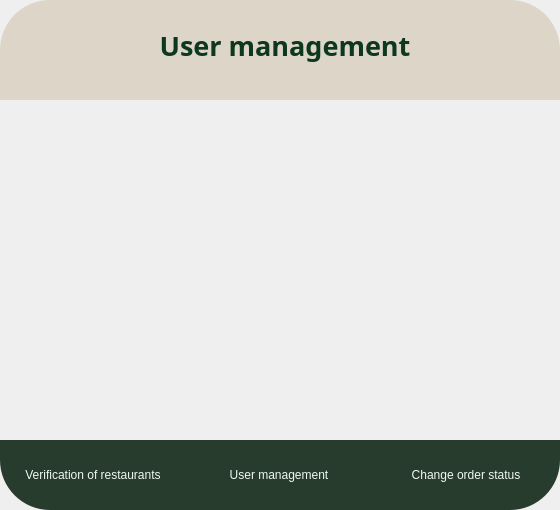
<?xml version="1.0" encoding="UTF-8"?>
<ui version="4.0">
 <class>adminmenu</class>
 <widget class="QWidget" name="adminmenu">
  <property name="geometry">
   <rect>
    <x>0</x>
    <y>0</y>
    <width>560</width>
    <height>510</height>
   </rect>
  </property>
  <property name="windowTitle">
   <string>Form</string>
  </property>
  <widget class="QStackedWidget" name="stackedWidget">
   <property name="geometry">
    <rect>
     <x>0</x>
     <y>0</y>
     <width>560</width>
     <height>510</height>
    </rect>
   </property>
   <property name="currentIndex">
    <number>1</number>
   </property>
   <widget class="QWidget" name="menuManagementPage">
    <widget class="QFrame" name="menuHolder">
     <property name="geometry">
      <rect>
       <x>-10</x>
       <y>90</y>
       <width>590</width>
       <height>360</height>
      </rect>
     </property>
     <property name="frameShape">
      <enum>QFrame::Shape::StyledPanel</enum>
     </property>
     <property name="frameShadow">
      <enum>QFrame::Shadow::Raised</enum>
     </property>
    </widget>
    <widget class="QLabel" name="label_4">
     <property name="geometry">
      <rect>
       <x>0</x>
       <y>0</y>
       <width>560</width>
       <height>100</height>
      </rect>
     </property>
     <property name="font">
      <font>
       <pointsize>20</pointsize>
      </font>
     </property>
     <property name="styleSheet">
      <string notr="true">background-color:rgba(220, 213, 200, 1);
border-top-right-radius: 50px;
border-top-left-radius: 50px;</string>
     </property>
     <property name="text">
      <string/>
     </property>
    </widget>
    <widget class="QLabel" name="label_16">
     <property name="geometry">
      <rect>
       <x>70</x>
       <y>10</y>
       <width>420</width>
       <height>70</height>
      </rect>
     </property>
     <property name="font">
      <font>
       <family>Bauhaus 93</family>
       <pointsize>20</pointsize>
       <italic>false</italic>
       <bold>true</bold>
      </font>
     </property>
     <property name="layoutDirection">
      <enum>Qt::LayoutDirection::LeftToRight</enum>
     </property>
     <property name="styleSheet">
      <string notr="true">color:rgba(13, 55, 30, 1);</string>
     </property>
     <property name="text">
      <string>Verification of restaurants</string>
     </property>
     <property name="textFormat">
      <enum>Qt::TextFormat::AutoText</enum>
     </property>
     <property name="alignment">
      <set>Qt::AlignmentFlag::AlignCenter</set>
     </property>
    </widget>
    <widget class="QPushButton" name="VerificationOfRestaurantButton">
     <property name="geometry">
      <rect>
       <x>0</x>
       <y>440</y>
       <width>186</width>
       <height>70</height>
      </rect>
     </property>
     <property name="styleSheet">
      <string notr="true">QPushButton#VerificationOfRestaurantButton {
    background-color: rgba(40, 60, 45, 255);   
    color: #F0F8F2;                              
    border-bottom-left-radius: 50px;

}

QPushButton#VerificationOfRestaurantButton:hover {
    background-color: rgba(55, 80, 60, 255);   
}

QPushButton#VerificationOfRestaurantButton:pressed {
    background-color: rgba(30, 40, 30, 255);    
    padding-left: 8px;
    padding-top: 8px;
}
</string>
     </property>
     <property name="text">
      <string>Verification of restaurants</string>
     </property>
    </widget>
    <widget class="QPushButton" name="UserManagementButton">
     <property name="geometry">
      <rect>
       <x>186</x>
       <y>440</y>
       <width>186</width>
       <height>70</height>
      </rect>
     </property>
     <property name="styleSheet">
      <string notr="true">QPushButton#UserManagementButton {
    background-color: rgba(40, 60, 45, 255);   
    color: #F0F8F2;                
    border-bottom-left-radius: 0px;              
    padding: 6px 20px;
}

QPushButton#UserManagementButton:hover {
    background-color: rgba(55, 80, 60, 255);   
}

QPushButton#UserManagementButton:pressed {
    background-color: rgba(30, 40, 30, 255);    
    padding-left: 8px;
    padding-top: 8px;
}
</string>
     </property>
     <property name="text">
      <string>User management</string>
     </property>
    </widget>
    <widget class="QPushButton" name="ChangeOrderStatusButton">
     <property name="geometry">
      <rect>
       <x>372</x>
       <y>440</y>
       <width>188</width>
       <height>70</height>
      </rect>
     </property>
     <property name="styleSheet">
      <string notr="true">QPushButton#ChangeOrderStatusButton {
    background-color: rgba(40, 60, 45, 255);   
    color: #F0F8F2;                
    border-bottom-right-radius: 50px;              
    padding: 6px 20px;
}

QPushButton#ChangeOrderStatusButton:hover {
    background-color: rgba(55, 80, 60, 255);   
}

QPushButton#ChangeOrderStatusButton:pressed {
    background-color: rgba(30, 40, 30, 255);    
    padding-left: 8px;
    padding-top: 8px;
}
</string>
     </property>
     <property name="text">
      <string>Change order status</string>
     </property>
    </widget>
   </widget>
   <widget class="QWidget" name="viewOrdersPage">
    <widget class="QFrame" name="menuHolder_2">
     <property name="geometry">
      <rect>
       <x>-20</x>
       <y>90</y>
       <width>590</width>
       <height>360</height>
      </rect>
     </property>
     <property name="frameShape">
      <enum>QFrame::Shape::StyledPanel</enum>
     </property>
     <property name="frameShadow">
      <enum>QFrame::Shadow::Raised</enum>
     </property>
    </widget>
    <widget class="QLabel" name="label_5">
     <property name="geometry">
      <rect>
       <x>0</x>
       <y>0</y>
       <width>560</width>
       <height>100</height>
      </rect>
     </property>
     <property name="font">
      <font>
       <pointsize>20</pointsize>
      </font>
     </property>
     <property name="styleSheet">
      <string notr="true">background-color:rgba(220, 213, 200, 1);
border-top-right-radius: 50px;
border-top-left-radius: 50px;</string>
     </property>
     <property name="text">
      <string/>
     </property>
    </widget>
    <widget class="QPushButton" name="VerificationOfRestaurantButton_2">
     <property name="geometry">
      <rect>
       <x>0</x>
       <y>440</y>
       <width>186</width>
       <height>70</height>
      </rect>
     </property>
     <property name="styleSheet">
      <string notr="true">QPushButton#VerificationOfRestaurantButton_2 {
    background-color: rgba(40, 60, 45, 255);   
    color: #F0F8F2;                              
    border-bottom-left-radius: 50px;
}

QPushButton#VerificationOfRestaurantButton_2:hover {
    background-color: rgba(55, 80, 60, 255);   
}

QPushButton#VerificationOfRestaurantButton_2:pressed {
    background-color: rgba(30, 40, 30, 255);    
    padding-left: 8px;
    padding-top: 8px;
}
</string>
     </property>
     <property name="text">
      <string>Verification of restaurants</string>
     </property>
    </widget>
    <widget class="QPushButton" name="UserManagementButton_2">
     <property name="geometry">
      <rect>
       <x>186</x>
       <y>440</y>
       <width>186</width>
       <height>70</height>
      </rect>
     </property>
     <property name="styleSheet">
      <string notr="true">QPushButton#UserManagementButton_2 {
    background-color: rgba(40, 60, 45, 255);   
    color: #F0F8F2;                
    border-bottom-left-radius: 0px;              
    padding: 6px 20px;
}

QPushButton#UserManagementButton_2:hover {
    background-color: rgba(55, 80, 60, 255);   
}

QPushButton#UserManagementButton_2:pressed {
    background-color: rgba(30, 40, 30, 255);    
    padding-left: 8px;
    padding-top: 8px;
}
</string>
     </property>
     <property name="text">
      <string>User management</string>
     </property>
    </widget>
    <widget class="QPushButton" name="ChangeOrderStatusButton_2">
     <property name="geometry">
      <rect>
       <x>372</x>
       <y>440</y>
       <width>188</width>
       <height>70</height>
      </rect>
     </property>
     <property name="styleSheet">
      <string notr="true">QPushButton#ChangeOrderStatusButton_2 {
    background-color: rgba(40, 60, 45, 255);   
    color: #F0F8F2;                
    border-bottom-right-radius: 50px;              
    padding: 6px 20px;
}

QPushButton#ChangeOrderStatusButton_2:hover {
    background-color: rgba(55, 80, 60, 255);   
}

QPushButton#ChangeOrderStatusButton_2:pressed {
    background-color: rgba(30, 40, 30, 255);    
    padding-left: 8px;
    padding-top: 8px;
}
</string>
     </property>
     <property name="text">
      <string>Change order status</string>
     </property>
    </widget>
    <widget class="QLabel" name="label_17">
     <property name="geometry">
      <rect>
       <x>140</x>
       <y>10</y>
       <width>290</width>
       <height>70</height>
      </rect>
     </property>
     <property name="font">
      <font>
       <family>Bauhaus 93</family>
       <pointsize>20</pointsize>
       <italic>false</italic>
       <bold>true</bold>
      </font>
     </property>
     <property name="layoutDirection">
      <enum>Qt::LayoutDirection::LeftToRight</enum>
     </property>
     <property name="styleSheet">
      <string notr="true">color:rgba(13, 55, 30, 1);</string>
     </property>
     <property name="text">
      <string>User management</string>
     </property>
     <property name="textFormat">
      <enum>Qt::TextFormat::AutoText</enum>
     </property>
     <property name="alignment">
      <set>Qt::AlignmentFlag::AlignCenter</set>
     </property>
    </widget>
   </widget>
   <widget class="QWidget" name="changeOfStatusPage">
    <widget class="QFrame" name="menuHolder_3">
     <property name="geometry">
      <rect>
       <x>-20</x>
       <y>90</y>
       <width>590</width>
       <height>360</height>
      </rect>
     </property>
     <property name="frameShape">
      <enum>QFrame::Shape::StyledPanel</enum>
     </property>
     <property name="frameShadow">
      <enum>QFrame::Shadow::Raised</enum>
     </property>
    </widget>
    <widget class="QLabel" name="label_8">
     <property name="geometry">
      <rect>
       <x>0</x>
       <y>0</y>
       <width>560</width>
       <height>100</height>
      </rect>
     </property>
     <property name="font">
      <font>
       <pointsize>20</pointsize>
      </font>
     </property>
     <property name="styleSheet">
      <string notr="true">background-color:rgba(220, 213, 200, 1);
border-top-right-radius: 50px;
border-top-left-radius: 50px;</string>
     </property>
     <property name="text">
      <string/>
     </property>
    </widget>
    <widget class="QLabel" name="label_20">
     <property name="geometry">
      <rect>
       <x>120</x>
       <y>10</y>
       <width>330</width>
       <height>70</height>
      </rect>
     </property>
     <property name="font">
      <font>
       <family>Bauhaus 93</family>
       <pointsize>20</pointsize>
       <italic>false</italic>
       <bold>true</bold>
      </font>
     </property>
     <property name="layoutDirection">
      <enum>Qt::LayoutDirection::LeftToRight</enum>
     </property>
     <property name="styleSheet">
      <string notr="true">color:rgba(13, 55, 30, 1);</string>
     </property>
     <property name="text">
      <string>Change order status</string>
     </property>
     <property name="textFormat">
      <enum>Qt::TextFormat::AutoText</enum>
     </property>
     <property name="alignment">
      <set>Qt::AlignmentFlag::AlignCenter</set>
     </property>
    </widget>
    <widget class="QPushButton" name="VerificationOfRestaurantButton_3">
     <property name="geometry">
      <rect>
       <x>0</x>
       <y>440</y>
       <width>186</width>
       <height>70</height>
      </rect>
     </property>
     <property name="styleSheet">
      <string notr="true">QPushButton#VerificationOfRestaurantButton_3 {
    background-color: rgba(40, 60, 45, 255);   
    color: #F0F8F2;                              
    border-bottom-left-radius: 50px;
}

QPushButton#VerificationOfRestaurantButton_3:hover {
    background-color: rgba(55, 80, 60, 255);   
}

QPushButton#VerificationOfRestaurantButton_3:pressed {
    background-color: rgba(30, 40, 30, 255);    
    padding-left: 8px;
    padding-top: 8px;
}
</string>
     </property>
     <property name="text">
      <string>Verification of restaurants</string>
     </property>
    </widget>
    <widget class="QPushButton" name="UserManagementButton_3">
     <property name="geometry">
      <rect>
       <x>186</x>
       <y>440</y>
       <width>186</width>
       <height>70</height>
      </rect>
     </property>
     <property name="styleSheet">
      <string notr="true">QPushButton#UserManagementButton_3 {
    background-color: rgba(40, 60, 45, 255);   
    color: #F0F8F2;                
    border-bottom-left-radius: 0px;              
    padding: 6px 20px;
}

QPushButton#UserManagementButton_3:hover {
    background-color: rgba(55, 80, 60, 255);   
}

QPushButton#UserManagementButton_3:pressed {
    background-color: rgba(30, 40, 30, 255);    
    padding-left: 8px;
    padding-top: 8px;
}
</string>
     </property>
     <property name="text">
      <string>User management</string>
     </property>
    </widget>
    <widget class="QPushButton" name="ChangeOrderStatusButton_3">
     <property name="geometry">
      <rect>
       <x>372</x>
       <y>440</y>
       <width>188</width>
       <height>70</height>
      </rect>
     </property>
     <property name="styleSheet">
      <string notr="true">QPushButton#ChangeOrderStatusButton_3 {
    background-color: rgba(40, 60, 45, 255);   
    color: #F0F8F2;                
    border-bottom-right-radius: 50px;              
    padding: 6px 20px;
}

QPushButton#ChangeOrderStatusButton_3:hover {
    background-color: rgba(55, 80, 60, 255);   
}

QPushButton#ChangeOrderStatusButton_3:pressed {
    background-color: rgba(30, 40, 30, 255);    
    padding-left: 8px;
    padding-top: 8px;
}
</string>
     </property>
     <property name="text">
      <string>Change order status</string>
     </property>
    </widget>
   </widget>
  </widget>
 </widget>
 <resources/>
 <connections/>
</ui>
